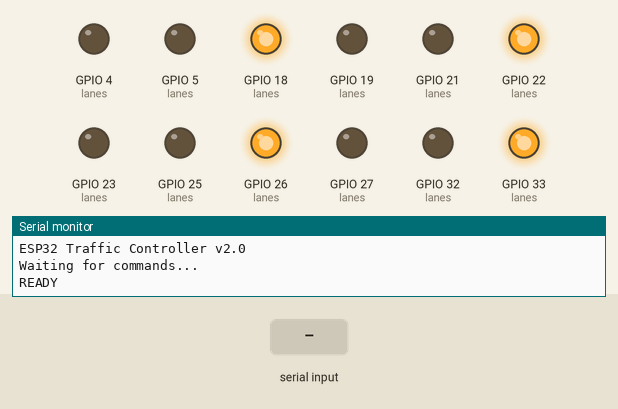
A sketch run on a simulated ESP32. Parts: output pins drawn as LEDs (lit = HIGH), the last lines printed to the serial monitor. The inputs (shaded band) are chosen by the test bench.

Above: at 1.2 s.
1.3 s: "STOP:1\n" received over Serial
At 3.1 s:
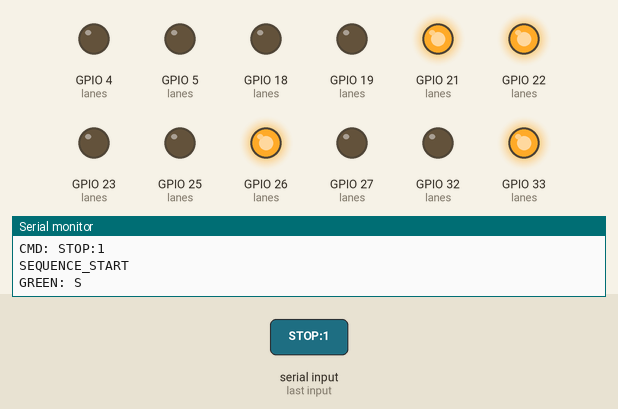
3.8 s: "W\n" received over Serial
At 6.0 s:
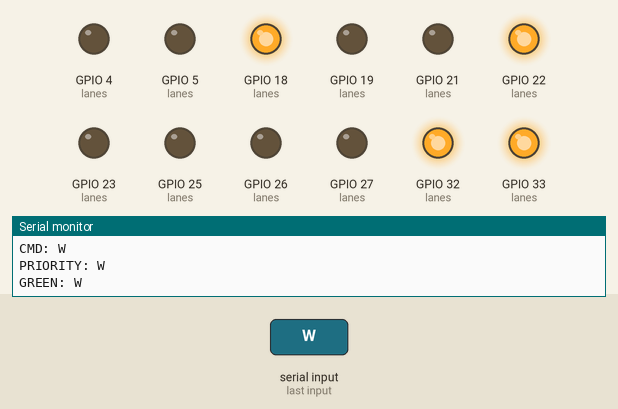
6.3 s: "N:45\n" received over Serial
At 8.0 s:
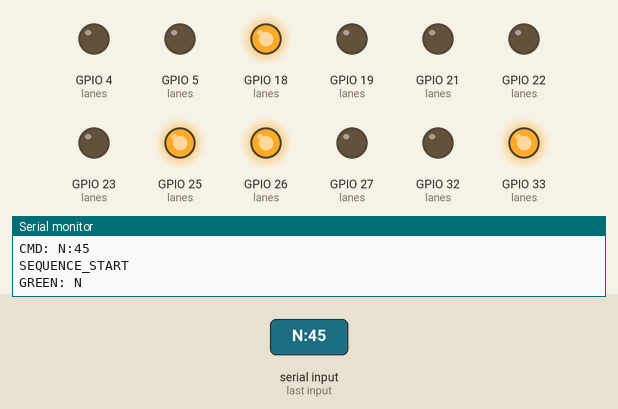
8.8 s: "E:45\n" received over Serial
At 11.0 s:
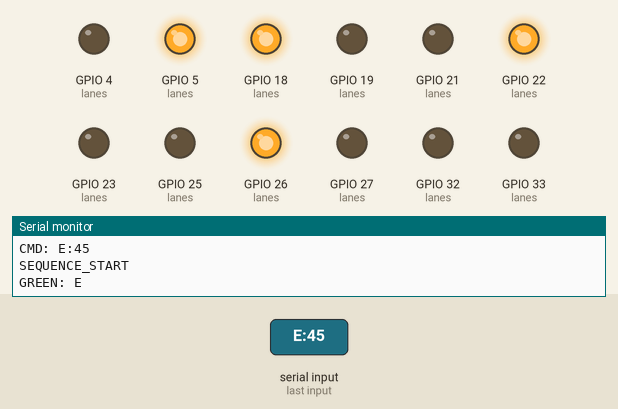
11.3 s: "STOP:150\n" received over Serial
At 58.1 s:
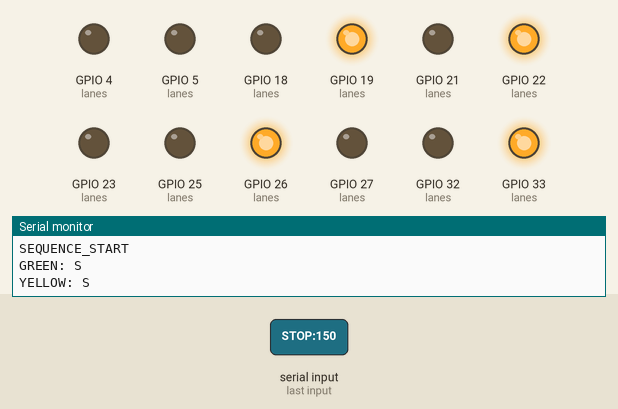
Timing chart, 0 to 58.8 s (numbered marks = the images above; inputs shaded):
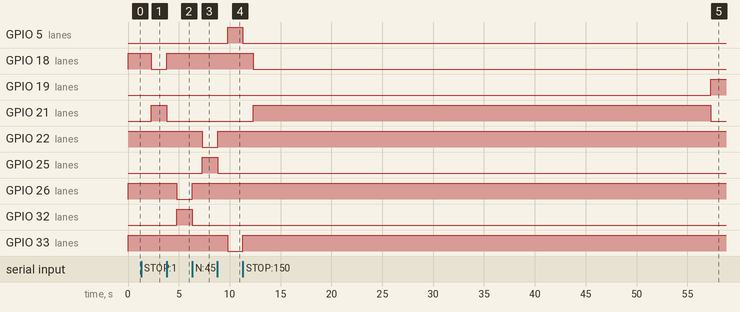

Measured:
- after the input at 1.3 s, GPIO 18 (lanes): HIGH → LOW after 1.0 s; GPIO 21 (lanes): LOW → HIGH after 1.0 s
- after the input at 3.8 s, GPIO 18 (lanes): LOW → HIGH at once; GPIO 21 (lanes): HIGH → LOW at once; GPIO 26 (lanes): HIGH → LOW after 1.0 s; GPIO 32 (lanes): LOW → HIGH after 1.0 s
- after the input at 6.3 s, GPIO 22 (lanes): HIGH → LOW after 1.0 s; GPIO 25 (lanes): LOW → HIGH after 1.0 s; GPIO 26 (lanes): LOW → HIGH at once; GPIO 32 (lanes): HIGH → LOW at once
- after the input at 8.8 s, GPIO 5 (lanes): LOW → HIGH after 1.0 s; GPIO 22 (lanes): LOW → HIGH at once; GPIO 25 (lanes): HIGH → LOW at once; GPIO 33 (lanes): HIGH → LOW after 1.0 s
- after the input at 11.3 s, GPIO 4 (lanes): stays LOW (without the input it goes to HIGH after 43.5 s); GPIO 5 (lanes): HIGH → LOW after 0.00 s instead of 43.5 s; GPIO 18 (lanes): HIGH → LOW after 1.0 s; GPIO 19 (lanes): LOW → HIGH after 46.0 s; GPIO 21 (lanes): LOW → HIGH after 1.0 s, → LOW 45.0 s later

The sketch:

esp32_traffic_controller.ino
```cpp
/*
 * ══════════════════════════════════════════════════════════════════
 *  ESP32 Traffic Light Controller
 * ══════════════════════════════════════════════════════════════════
 *
 *  Receives serial commands from Python AI Traffic Control System
 *  and drives 4-way traffic light LEDs.
 *
 *  Serial Protocol:
 *    Input:  "N\n" or "E\n" or "S\n" or "W\n"
 *            → Sets selected lane GREEN, all others RED
 *            → Runs for DEFAULT_GREEN_TIME, then YELLOW, then RED
 *            → Sends "READY\n" when done
 *
 *    Alternative Input: "N:10,E:15,S:8,W:12\n"
 *            → Runs each lane GREEN sequentially with specified times
 *
 *  Pin Configuration:
 *    North: R=22, Y=23, G=25
 *    South: R=18, Y=19, G=21
 *    East:  R=33, Y=4,  G=5
 *    West:  R=26, Y=27, G=32
 *
 *  Baud Rate: 115200
 *
 *  Uses non-blocking millis() logic throughout.
 *
 *  Author: AI Traffic Control Project
 */

// ── Pin Definitions ──────────────────────────────────────────────

// North
#define NR 22
#define NY 23
#define NG 25

// South
#define SR 18
#define SY 19
#define SG 21

// East
#define ER 33
#define EY 4
#define EG 5

// West
#define WR 26
#define WY 27
#define WG 32

// ── Timing Configuration ─────────────────────────────────────────

#define DEFAULT_GREEN_TIME  15000   // 15 seconds (milliseconds)
#define YELLOW_TIME         3000    // 3 seconds
#define ALL_RED_TIME        1000    // 1 second pause between phases
#define MIN_GREEN_TIME      5000    // 5 seconds minimum
#define MAX_GREEN_TIME      45000   // 45 seconds maximum

// ── State Machine ────────────────────────────────────────────────

enum State {
  STATE_IDLE,            // Waiting for command
  STATE_ALL_RED,         // Brief all-red before green
  STATE_GREEN,           // Green phase active
  STATE_YELLOW,          // Yellow transition
  STATE_POST_RED,        // Brief all-red after yellow
  STATE_SEQUENCE_NEXT,   // Move to next lane in sequence
};

State currentState = STATE_IDLE;

// ── Lane Data ────────────────────────────────────────────────────

struct Lane {
  const char name;
  uint8_t pinR, pinY, pinG;
};

Lane lanes[4] = {
  {'N', NR, NY, NG},
  {'E', ER, EY, EG},
  {'S', SR, SY, SG},
  {'W', WR, WY, WG},
};

// ── Runtime Variables ────────────────────────────────────────────

unsigned long stateStartTime = 0;    // millis() when current state began
unsigned long greenDuration = DEFAULT_GREEN_TIME;

// For single-lane priority mode
int activeLane = -1;                 // 0=N, 1=E, 2=S, 3=W

// For sequence mode (all lanes with individual timings)
bool sequenceMode = false;
unsigned long laneTimes[4] = {0, 0, 0, 0};
int sequenceIndex = 0;

// Serial input buffer
String inputBuffer = "";

// ═══════════════════════════════════════════════════════════════════
//  SETUP
// ═══════════════════════════════════════════════════════════════════

void setup() {
  Serial.begin(115200);

  // Initialize all traffic light pins as OUTPUT
  for (int i = 0; i < 4; i++) {
    pinMode(lanes[i].pinR, OUTPUT);
    pinMode(lanes[i].pinY, OUTPUT);
    pinMode(lanes[i].pinG, OUTPUT);
  }

  // Start with all RED
  setAllRed();

  Serial.println("ESP32 Traffic Controller v2.0");
  Serial.println("Waiting for commands...");
  Serial.println("READY");
}

// ═══════════════════════════════════════════════════════════════════
//  MAIN LOOP (non-blocking state machine)
// ═══════════════════════════════════════════════════════════════════

void loop() {
  // Check for serial input
  checkSerial();

  // Run state machine
  unsigned long now = millis();
  unsigned long elapsed = now - stateStartTime;

  switch (currentState) {
    case STATE_IDLE:
      // Do nothing — waiting for command
      break;

    case STATE_ALL_RED:
      // Brief all-red pause before turning green
      if (elapsed >= ALL_RED_TIME) {
        // Turn active lane green
        if (sequenceMode) {
          activeLane = sequenceIndex;
          greenDuration = laneTimes[sequenceIndex];
        }
        if (activeLane >= 0 && activeLane < 4) {
          setLaneGreen(activeLane);
          Serial.print("GREEN: ");
          Serial.println(lanes[activeLane].name);
          currentState = STATE_GREEN;
          stateStartTime = now;
        } else {
          currentState = STATE_IDLE;
        }
      }
      break;

    case STATE_GREEN:
      // Green phase — wait for duration
      if (elapsed >= greenDuration) {
        // Transition to yellow
        setLaneYellow(activeLane);
        Serial.print("YELLOW: ");
        Serial.println(lanes[activeLane].name);
        currentState = STATE_YELLOW;
        stateStartTime = now;
      }
      break;

    case STATE_YELLOW:
      // Yellow phase — wait for YELLOW_TIME
      if (elapsed >= YELLOW_TIME) {
        // Turn all red
        setAllRed();
        currentState = STATE_POST_RED;
        stateStartTime = now;
      }
      break;

    case STATE_POST_RED:
      // Brief all-red after yellow
      if (elapsed >= ALL_RED_TIME) {
        if (sequenceMode) {
          // Move to next lane in sequence
          currentState = STATE_SEQUENCE_NEXT;
          stateStartTime = now;
        } else {
          // Single priority mode — done
          Serial.println("CYCLE_DONE");
          Serial.println("READY");
          currentState = STATE_IDLE;
        }
      }
      break;

    case STATE_SEQUENCE_NEXT:
      // Check if there are more lanes in the sequence
      sequenceIndex++;
      if (sequenceIndex < 4) {
        // Skip lanes with 0 time
        if (laneTimes[sequenceIndex] <= 0) {
          currentState = STATE_SEQUENCE_NEXT;
        } else {
          activeLane = sequenceIndex;
          greenDuration = laneTimes[sequenceIndex];
          setAllRed();
          currentState = STATE_ALL_RED;
          stateStartTime = millis();
        }
      } else {
        // All lanes done
        sequenceMode = false;
        Serial.println("SEQUENCE_DONE");
        Serial.println("READY");
        currentState = STATE_IDLE;
      }
      break;
  }
}

// ═══════════════════════════════════════════════════════════════════
//  SERIAL COMMAND PARSER
// ═══════════════════════════════════════════════════════════════════

void checkSerial() {
  while (Serial.available() > 0) {
    char c = (char)Serial.read();

    if (c == '\n' || c == '\r') {
      inputBuffer.trim();
      if (inputBuffer.length() > 0) {
        processCommand(inputBuffer);
        inputBuffer = "";
      }
    } else {
      inputBuffer += c;
    }
  }
}

void processCommand(String cmd) {
  Serial.print("CMD: ");
  Serial.println(cmd);

  // Check if it's a single lane command: "N", "E", "S", or "W"
  if (cmd.length() == 1) {
    char lane = cmd.charAt(0);
    int laneIdx = getLaneIndex(lane);

    if (laneIdx >= 0) {
      // Single lane priority mode
      sequenceMode = false;
      activeLane = laneIdx;
      greenDuration = DEFAULT_GREEN_TIME;

      Serial.print("PRIORITY: ");
      Serial.println(lane);

      // Start the cycle
      setAllRed();
      currentState = STATE_ALL_RED;
      stateStartTime = millis();
    } else {
      Serial.println("ERR: Invalid lane");
    }
  }
  // Check for timing format: "N:10,E:15,S:8,W:12"
  else if (cmd.indexOf(':') > 0) {
    if (parseTimings(cmd)) {
      sequenceMode = true;
      sequenceIndex = 0;

      // Find first non-zero lane
      while (sequenceIndex < 4 && laneTimes[sequenceIndex] <= 0) {
        sequenceIndex++;
      }

      if (sequenceIndex < 4) {
        Serial.println("SEQUENCE_START");
        setAllRed();
        currentState = STATE_ALL_RED;
        stateStartTime = millis();
      } else {
        Serial.println("ERR: All timings zero");
        currentState = STATE_IDLE;
      }
    } else {
      Serial.println("ERR: Bad timing format");
    }
  }
  // Check for special command: "STOP"
  else if (cmd == "STOP") {
    setAllRed();
    currentState = STATE_IDLE;
    Serial.println("STOPPED");
    Serial.println("READY");
  }
  // Unknown command
  else {
    Serial.println("ERR: Unknown command");
  }
}

bool parseTimings(String cmd) {
  // Expected format: "N:10,E:15,S:8,W:12"
  // Reset all timings
  for (int i = 0; i < 4; i++) laneTimes[i] = 0;

  int start = 0;
  while (start < (int)cmd.length()) {
    int commaPos = cmd.indexOf(',', start);
    String part;
    if (commaPos < 0) {
      part = cmd.substring(start);
      start = cmd.length();
    } else {
      part = cmd.substring(start, commaPos);
      start = commaPos + 1;
    }

    part.trim();
    int colonPos = part.indexOf(':');
    if (colonPos < 0) return false;

    char lane = part.charAt(0);
    int seconds = part.substring(colonPos + 1).toInt();
    int laneIdx = getLaneIndex(lane);

    if (laneIdx < 0) return false;

    // Convert seconds to milliseconds, with bounds
    unsigned long ms = (unsigned long)seconds * 1000;
    if (ms < MIN_GREEN_TIME) ms = MIN_GREEN_TIME;
    if (ms > MAX_GREEN_TIME) ms = MAX_GREEN_TIME;
    laneTimes[laneIdx] = ms;
  }

  return true;
}

int getLaneIndex(char lane) {
  switch (lane) {
    case 'N': case 'n': return 0;
    case 'E': case 'e': return 1;
    case 'S': case 's': return 2;
    case 'W': case 'w': return 3;
    default: return -1;
  }
}

// ═══════════════════════════════════════════════════════════════════
//  SIGNAL CONTROL FUNCTIONS
// ═══════════════════════════════════════════════════════════════════

void setAllRed() {
  for (int i = 0; i < 4; i++) {
    digitalWrite(lanes[i].pinR, HIGH);
    digitalWrite(lanes[i].pinY, LOW);
    digitalWrite(lanes[i].pinG, LOW);
  }
}

void setLaneGreen(int idx) {
  // Set all to red first
  setAllRed();
  // Then set target lane to green
  digitalWrite(lanes[idx].pinR, LOW);
  digitalWrite(lanes[idx].pinG, HIGH);
}

void setLaneYellow(int idx) {
  // Turn off green, turn on yellow for the active lane
  digitalWrite(lanes[idx].pinG, LOW);
  digitalWrite(lanes[idx].pinY, HIGH);
}

void setAllYellow() {
  for (int i = 0; i < 4; i++) {
    digitalWrite(lanes[i].pinR, LOW);
    digitalWrite(lanes[i].pinY, HIGH);
    digitalWrite(lanes[i].pinG, LOW);
  }
}
```
